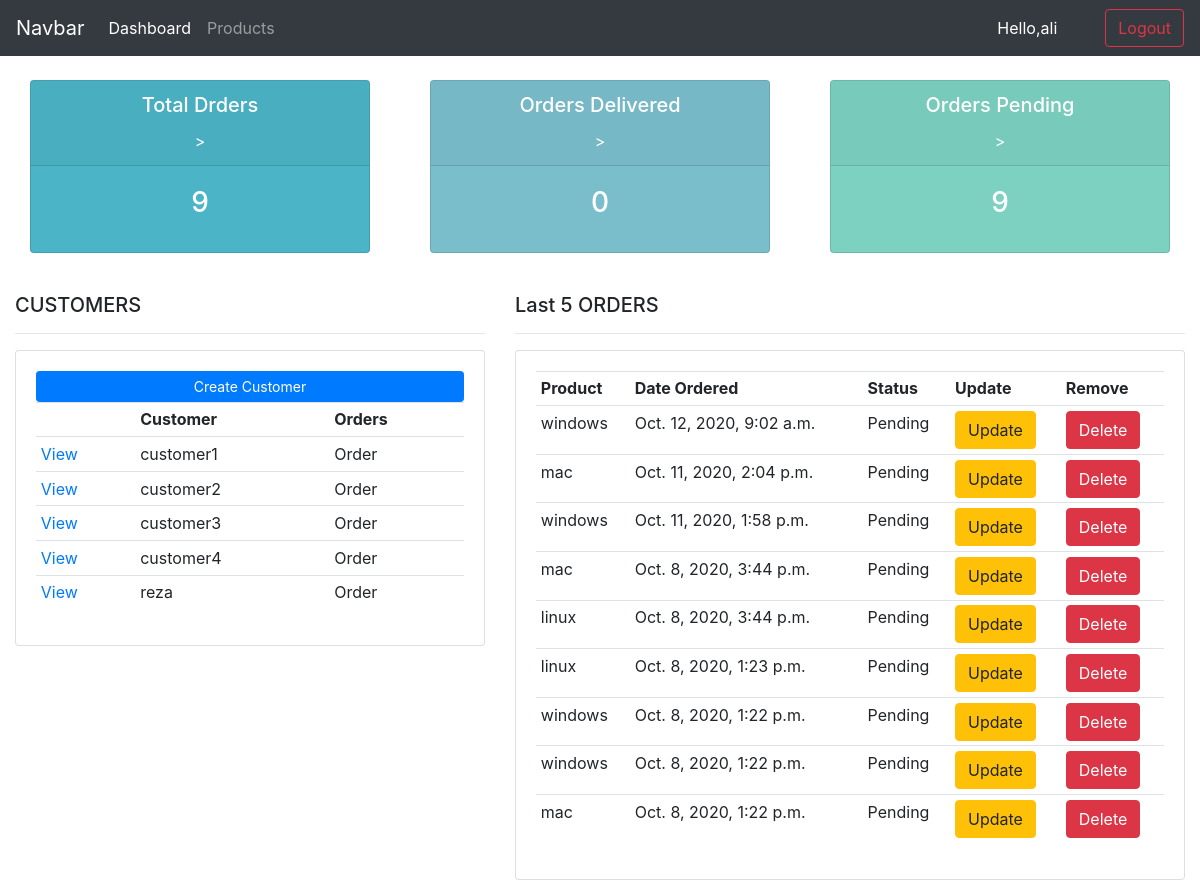
The page /accounts/dashboard/ (signed in) on the database its author committed.
### accounts/models.py (models this page shows, shortened)
class Customer(models.Model):
    user = models.OneToOneField(User,null=True,blank=True,on_delete=models.CASCADE)
    name = models.CharField(max_length=200,null=True)
    phone = models.CharField(max_length=200,null=True)
    email = models.CharField(max_length=200,null=True)
    profile_pic = models.ImageField(default='profile1.jpg',null=True,blank=True)

class Order(models.Model):
    STATUS_CHOICES = (
        ('Pending','Pending'),
        ('Out of Delivery','Out of Delivery'),
        ('Delivered','Delivered'),
    )
    customer = models.ForeignKey(Customer,null=True,on_delete=models.SET_NULL)
    product = models.ForeignKey(Product,null=True,on_delete=models.SET_NULL)
    date_created = models.DateTimeField(auto_now_add=True)
    status = models.CharField(max_length=20,null=True,choices=STATUS_CHOICES)
    note = models.CharField(max_length=200,null=True)
    tags = models.ManyToManyField(tag)

class Product(models.Model):
    CATEGORY_CHOICES = (
        ('Indoor','Indoor'),
        ('Outdoor','Outdoor')
    )
    name = models.CharField(max_length=200,null=True)
    price = models.IntegerField(null=True)
    category = models.CharField(max_length=20,null=True,choices=CATEGORY_CHOICES)
    description = models.CharField(max_length=200,null=True)
    date_created = models.DateTimeField(auto_now_add=True,null=True)
    def __str__(self):
        return self.name

### accounts/decorators.py (the view)
    def wrapper_func(request,*args,**kwargs):
        if request.user.groups.exists():
            group = request.user.groups.all()[0].name
        if group == 'customer':
            return redirect('accounts:profile')
        if group == 'admin':
            return views_func(request,*args,**kwargs)

### accounts/views.py (called while the page is built)
@login_required(login_url='accounts:login')
@admin_only
def dashboard(request):
    orders = Order.objects.all().order_by('-date_created')
    customers = Customer.objects.all()
    total_orders = orders.count()
    total_delivered = orders.filter(status='Delivered').count()
    total_pending = orders.filter(status='Pending').count()
    context ={
        'customers':customers,
        'orders':orders,
        'total_orders':total_orders,
        'total_delivered':total_delivered,
        'total_pending':total_pending,
    }
    return render(request,'accounts/dashboard.html',context)

### accounts/templates/accounts/dashboard.html (shortened to what this page needs)
{% extends 'accounts/main.html' %}
{% block content %}
{% include 'accounts/status.html' %}
<br>
    <div class="row">
        <div class="col-md-5">
            <h5 class="">CUSTOMERS</h5>
            <hr>
            <div class="card card-body">
                <a class="btn btn-primary btn-sm btn-block" href="">Create Customer</a>
                <table class="table table-sm">
                    <tr>
                        <td></td>
                        <th>Customer</th>
                        <th>Orders</th>
                    </tr>
                    {% for customer in customers %}
                    <tr>
                        <td><a href="{% url 'accounts:customer' customer.id %}">View</a></td>
                        <td>{{customer.name}}</th>
                        <td>Order</th>
                    </tr>
                    {% endfor %}
                </table>
            </div>
        </div>
        <div class="col-md-7">
            <h5 class="">Last 5 ORDERS</h5>
            <hr>
            <div class="card card-body">
                <table class="table table-sm">
                    <tr>
                        <th>Product</th>
                        <th>Date Ordered</th>
                        <th>Status</th>
                        <th>Update</th>
                        <th>Remove</th>
                    </tr>
                    {% for order in orders %}
                    <tr>
                        <td>{{order.product}}</th>
                        <td>{{order.date_created}}</th>
                        <td>{{order.status}}</th>
                        <td><a href="{% url 'accounts:order_update' order.id %}" class="btn btn-warning">Update</a></th>
                        <td><a href="{% url 'accounts:order_delete' order.id %}" class="btn btn-danger">Delete</a></th>
                    </tr>
                    {% endfor %}
                </table>
            </div>
        </div>
    </div>
{% endblock %}

### accounts/templates/accounts/navbar.html (shortened to what this page needs)
<nav class="navbar navbar-expand-lg navbar-dark bg-dark">
    <a class="navbar-brand" href="#">Navbar</a>
    <div class="collapse navbar-collapse" id="navbarNav">
      <ul class="navbar-nav">
        {% if request.user.is_staff %}
          <li class="nav-item active">
            <a class="nav-link" href="{% url 'accounts:dashboard' %}">Dashboard</span></a>
          </li>
          <li class="nav-item">
            <a class="nav-link" href="{% url 'accounts:products' %}">Products</a>
          </li>
        {% endif %}
      </ul>
    </div>
    <span class="text-white mr-5">Hello,{{request.user}}</span>
    <span><a class='btn btn-outline-danger' href="{% url 'accounts:logout' %}">Logout</a></span>
  </nav>

### rows shown on the page
Customer: name "customer1"
Customer: name "customer2"
Customer: name "customer3"
Customer: name "customer4"
Customer: name "reza"
Order: product "windows", date_created "Oct. 12, 2020, 9:02 a.m.", status "Pending"
Order: product "mac", date_created "Oct. 11, 2020, 2:04 p.m.", status "Pending"
Order: product "windows", date_created "Oct. 11, 2020, 1:58 p.m.", status "Pending"
Order: product "mac", date_created "Oct. 8, 2020, 3:44 p.m.", status "Pending"
Order: product "linux", date_created "Oct. 8, 2020, 3:44 p.m.", status "Pending"
Order: product "linux", date_created "Oct. 8, 2020, 1:23 p.m.", status "Pending"
Order: product "windows", date_created "Oct. 8, 2020, 1:22 p.m.", status "Pending"
Order: product "windows", date_created "Oct. 8, 2020, 1:22 p.m.", status "Pending"
Order: product "mac", date_created "Oct. 8, 2020, 1:22 p.m.", status "Pending"

### other values the page prints
{{ request.user }} "ali"
{{ total_orders }} "9"
{{ total_delivered }} "0"
{{ total_pending }} "9"
